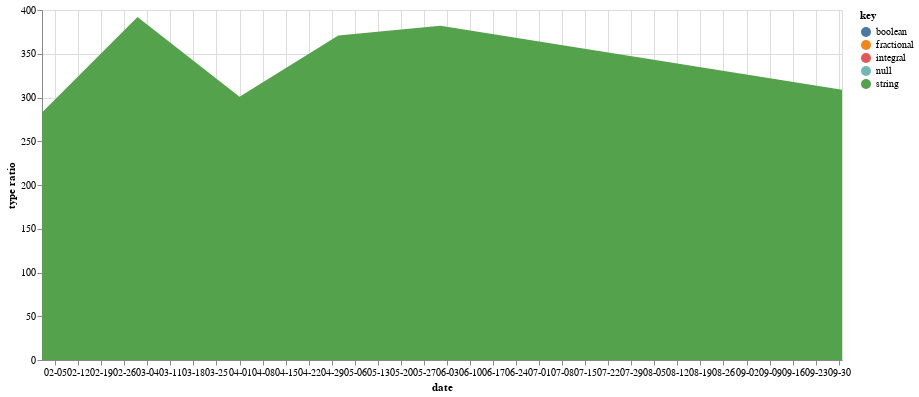

This figure's notebook cell:
### Markdown cell above
We can now quickly look at temporal series visualizations for our profiles.

### Code cell
viz.plot_schema_series("loan_status")

### Figure 1 — Vega-Lite specification as saved in the notebook (floating-point values rounded to 4 significant figures)
{"config": {"view": {"continuousWidth": 400, "continuousHeight": 300}}, "data": {"name": "data-bc25fd88d4fe2309f032eb1396b142ca"}, "mark": "area", "encoding": {"color": {"type": "nominal", "field": "key"}, "x": {"type": "temporal", "axis": {"format": "%m-%d"}, "field": "date", "timeUnit": "monthdate", "title": "date"}, "y": {"type": "quantitative", "field": "value", "title": "type ratio"}}, "height": 350, "transform": [{"fold": ["null", "string", "fractional", "integral", "boolean"]}], "width": 800, "$schema": "https://vega.github.io/schema/vega-lite/v4.8.1.json", "datasets": {"data-bc25fd88d4fe2309f032eb1396b142ca": [{"date": "2016-10-01T00:00:00", "null": 0.0, "string": 309.0, "fractional": 0.0, "integral": 0.0, "boolean": 0.0}, {"date": "2017-02-01T00:00:00", "null": 0.0, "string": 283.0, "fractional": 0.0, "integral": 0.0, "boolean": 0.0}, {"date": "2017-03-01T00:00:00", "null": 0.0, "string": 392.0, "fractional": 0.0, "integral": 0.0, "boolean": 0.0}, {"date": "2017-04-01T00:00:00", "null": 0.0, "string": 301.0, "fractional": 0.0, "integral": 0.0, "boolean": 0.0}, {"date": "2017-05-01T00:00:00", "null": 0.0, "string": 371.0, "fractional": 0.0, "integral": 0.0, "boolean": 0.0}, {"date": "2017-06-01T00:00:00", "null": 0.0, "string": 382.0, "fractional": 0.0, "integral": 0.0, "boolean": 0.0}]}}
